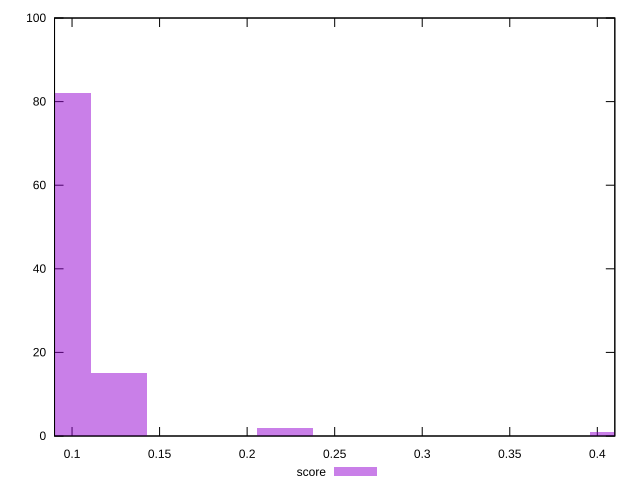

gnuplot code for this plot:
reset

$score <<EOF
0.22171092101328907 2
0.09501896614855246 82
0.1266919548647366 15
0.411748853310394 1
EOF

set key outside below
set boxwidth 0.03167298871618415
set xrange [0.09:0.41]
set yrange [0:100]
set trange [0:100]
set style fill transparent solid 0.5 noborder
set terminal svg size 640, 490 enhanced background rgb 'white'
set output "reports/report_00030_2021-02-24T20-42-31.540Z/unused-javascript/samples/astro/score/histogram.svg"

plot $score title "score" with boxes

reset
